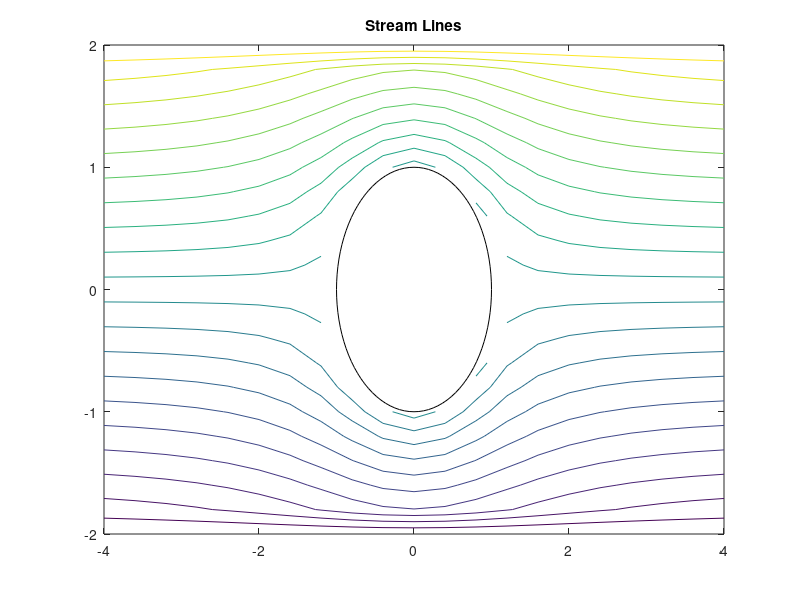

Write the MATLAB code that produced this figure.
% Written by Malcolm Forbes & Jay Park 
% Analytical Solution Streamlines

U_i = 1;            % Ambient velocity
a = 1;               % cylinder radius

c = -a*4;            % starting coordinate (x)
b = a*4;            % ending coordinate (x)
d = -2;             % starting coordinate (y)
e = 2;              % ending coordinate (y)

n = a*20;            % number of intervals (step size in grid)

[x,y] = meshgrid([c:(b-c)/n:b],[d:(e-d)/n:e]'); % Create mesh

for i = 1:length(x)
    for k = 1:length(x)
        f = sqrt(x(i,k).^2 + y(i,k).^2);
        if f < a
            x(i,k) = 0;
            y(i,k) = 0;
        end
    end
end

% Definition of polar variables
r = sqrt(x.^2+y.^2);
theta = atan2(y,x);                               

%% Creation of Streamline function 
z = U_i.*r.*(1-a^2./r.^2).*sin(theta);

%% Creation of Figure

m = 100; 
s = ones(1,m+1)*a;
t = [0:2*pi/m:2*pi];

%% Streamline plot

for i=1:2
    for j =1:21
        if i == 1
            z(i,j) = -2;
        elseif i == 2
            z(21,j) = 2;
        end
    end
end            

contour(x,y,z,20);
hold on 
polar(t,s,'-k');
title('Stream Lines');
grid off